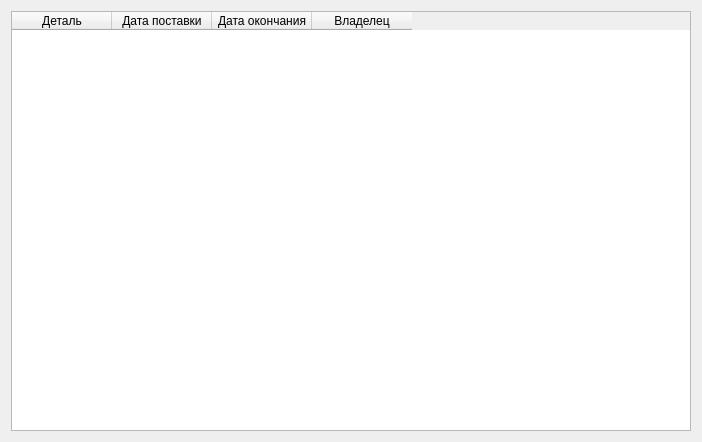
<?xml version="1.0" encoding="UTF-8"?>
<ui version="4.0">
 <class>ServiceWidget</class>
 <widget class="QWidget" name="ServiceWidget">
  <property name="geometry">
   <rect>
    <x>0</x>
    <y>0</y>
    <width>702</width>
    <height>442</height>
   </rect>
  </property>
  <property name="windowTitle">
   <string>Form</string>
  </property>
  <layout class="QGridLayout" name="gridLayout">
   <item row="0" column="0">
    <widget class="QTableWidget" name="table">
     <attribute name="verticalHeaderVisible">
      <bool>false</bool>
     </attribute>
     <column>
      <property name="text">
       <string>Деталь</string>
      </property>
     </column>
     <column>
      <property name="text">
       <string>Дата поставки</string>
      </property>
     </column>
     <column>
      <property name="text">
       <string>Дата окончания</string>
      </property>
     </column>
     <column>
      <property name="text">
       <string>Владелец</string>
      </property>
     </column>
    </widget>
   </item>
  </layout>
 </widget>
 <resources/>
 <connections/>
</ui>
